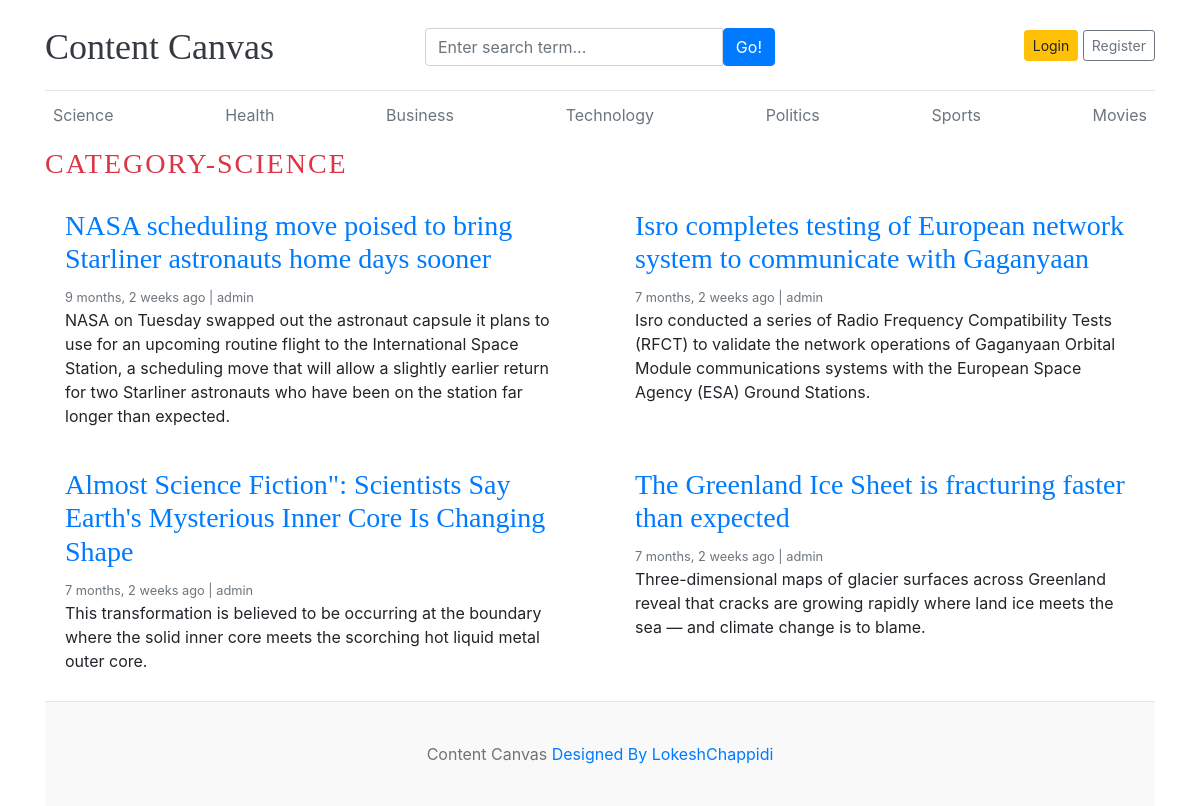
Screenshot of /category/3/ with the database file from the repository.
### blog/models.py (models this page shows)
class Category(models.Model):
    category_name=models.CharField(max_length=50,unique=True)
    created_at=models.DateTimeField(auto_now_add=True)
    updated_at=models.DateTimeField(auto_now_add=True)
    class Meta:
        verbose_name_plural='categories'
    def __str__(self):
        return self.category_name

class Blog(models.Model):
    title=models.CharField(max_length=100)
    slug=models.SlugField(max_length=100)
    category=models.ForeignKey(Category,on_delete=models.CASCADE)
    author=models.ForeignKey(User,on_delete=models.CASCADE)
    featured_image=models.ImageField(upload_to='uploads/%y/%m/%d')
    short_description=models.TextField(max_length=500)
    blog_body=models.TextField(max_length=2000)
    status=models.CharField(max_length=20,choices=STATUS_CHOICES,default="Draft")
    is_featured=models.BooleanField(default=True)
    created_at=models.DateTimeField(auto_now_add=True)
    updated_at=models.DateTimeField(auto_now_add=True)

### blog/views.py (the view)
# urls.py: path('<int:category_id>/',views.posts_by_category,name='posts_by_category')
def posts_by_category(request,category_id):
    posts=Blog.objects.filter(status='Published',category=category_id)
    try:
        category=Category.objects.get(pk=category_id)
    except:
        return redirect('home')
    context={
        'posts':posts,
        'category':category
    }
    return render(request,'posts_by_category.html',context)

### blog/context_processors.py (called while the page is built)
def get_categories(request):
    categories=Category.objects.all()
    return dict(categories=categories)

def get_social_links(request):
    social_links=SocialLink.objects.all()
    return dict(social_links=social_links)

### templates/posts_by_category.html (shortened to what this page needs)
{% extends "base.html" %}
{% block content %}
  <h3 class="text-uppercase text-danger" style="letter-spacing:2px;">Category-{{category}}</h3>
  <div class="row mb-2">
    {% if posts %}
    {% for post in posts %}
    <div class="col-md-6">
      <div class="card border-0" >
        <div class="card-body">
          <h3><a href="{% url 'blogs' post.slug %}">{{post.title}}</a></h3>
          <small class="mb-1 text-muted">{{post.created_at | timesince}} ago | {{post.author}}</small>
          <p class="card-text">{{post.short_description}}</p>
        </div>
      </div>
    </div>
    {% endfor %}
    {% else %}
    <p> No Posts Found </p>
    {% endif %}
  </div>
{% endblock  %}

### templates/base.html (shortened to what this page needs)
{% load static %}
<!DOCTYPE html>
<html lang="en">
<head>
    <link href="https://getbootstrap.com/docs/4.0/dist/css/bootstrap.min.css" rel="stylesheet">
    <link href="{% static "css/cc.css" %}" rel="stylesheet">
    <link rel="stylesheet" href="https://cdnjs.cloudflare.com/ajax/libs/font-awesome/4.7.0/css/font-awesome.min.css">
  </head>
<body>
    <div class="container">
      <header class="blog-header py-3">
        <div class="row flex-nowrap justify-content-between align-items-center">
          <div class="col-4 pt-1">
            <a class="blog-header-logo text-dark" href="/">Content Canvas</a>
          </div>
           <div class="col-4 pt-1">
            <form action="{% url 'search' %}" method="GET">
             <div class="input-group">
                    <input class="form-control" type="text" name="keyword" value="{{keyword}}" placeholder="Enter search term..." aria-label="Enter search term..." aria-describedby="button-search" />
                    <button type="submit" class="btn btn-primary" id="button-search" type="button">Go!</button>
              </div>
             </form>
            </div>
          <div class="col-4 d-flex justify-content-end align-items-center">
           {% if not user.is_authenticated %}
            <a class="btn btn-sm btn-warning" href="{% url 'login' %}">Login</a> &nbsp;
            <a class="btn btn-sm btn-outline-secondary" href="{% url 'register' %}">Register</a>
          </div>
           {% else %}
           <span><a href="{% url 'dashboard' %}">Dashboard</a><span>
           <span><a href="{% url 'logout' %}"> Logout</a></span>
           {% endif %}
        </div>
      </header>
      <div class="nav-scroller py-1 mb-2">
        <nav class="nav d-flex justify-content-between">
          {% for cat in categories %}
          <a class="p-2 text-muted" href="{% url 'posts_by_category' cat.id %}">{{cat.category_name}}</a>
          {% endfor %}
        </nav>
      </div>
{% block content %}
{% endblock  %}
<footer class="blog-footer">
    <p>Content Canvas  <a href="#">Designed By LokeshChappidi</a></p>
  </footer>
  </body>
  </html>

### contentcanvas/static/css/cc.css (style rules this page uses)
.blog-header { border-bottom: 1px solid #e5e5e5; }
.blog-header-logo { font-family: "Playfair Display", Georgia, "Times New Roman", serif; font-size: 2.25rem; }
h1, h2, h3, h4, h5, h6 { font-family: "Playfair Display", Georgia, "Times New Roman", serif; }
.blog-footer { padding: 2.5rem 0; color: #727272; text-align: center; background-color: #f9f9f9; border-top: .05rem solid #e5e5e5; }
.blog-footer p:last-child { margin-bottom: 0; }

### rows the page displays
Category: category_name "Science", category_name "SCIENCE"
Category: category_name "Health"
Category: category_name "Business"
Category: category_name "Technology"
Category: category_name "Politics"
Category: category_name "Sports"
Category: category_name "Movies"
Blog: title "NASA scheduling move poised to bring Starliner astronauts home days sooner", created_at "9 months, 2 weeks", author "admin", short_description "NASA on Tuesday swapped out the astronaut capsule it plans to use for an upcoming routine flight to the International Space Station, a scheduling move that will allow a slightly earlier return for two Starliner astronauts who have been on the station far longer than expected."
Blog: title "Isro completes testing of European network system to communicate with Gaganyaan", created_at "7 months, 2 weeks", author "admin", short_description "Isro conducted a series of Radio Frequency Compatibility Tests (RFCT) to validate the network operations of Gaganyaan Orbital Module communications systems with the European Space Agency (ESA) Ground Stations."
Blog: title "Almost Science Fiction\": Scientists Say Earth's Mysterious Inner Core Is Changing Shape", created_at "7 months, 2 weeks", author "admin", short_description "This transformation is believed to be occurring at the boundary where the solid inner core meets the scorching hot liquid metal outer core."
Blog: title "The Greenland Ice Sheet is fracturing faster than expected", created_at "7 months, 2 weeks", author "admin", short_description "Three-dimensional maps of glacier surfaces across Greenland reveal that cracks are growing rapidly where land ice meets the sea — and climate change is to blame."
